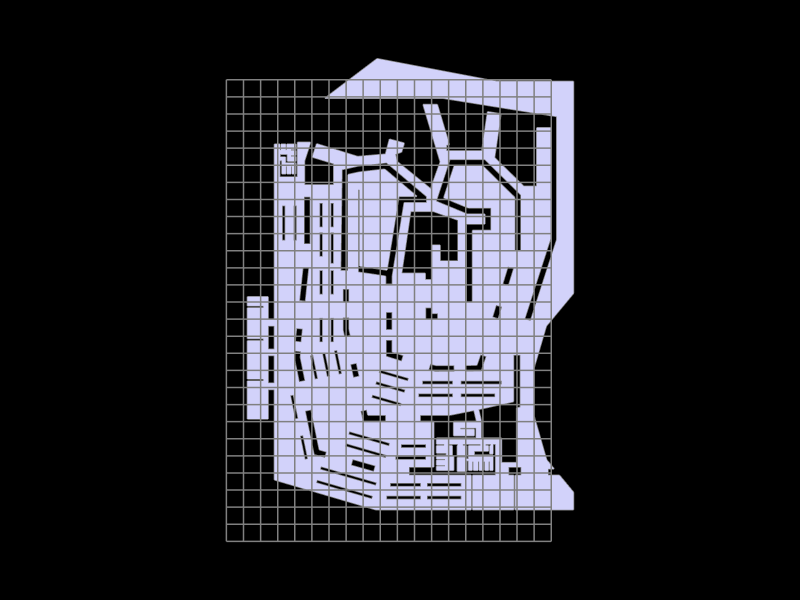

Notebook code cell kept with this figure:
### Markdown cell above
## 8. Show the geometry and the grid

### Code cell
Topology.Show(gallery, grid,
              camera=[0,0,6],
              faceColor=[210,210,250],
              faceOpacity=1,
              edgeColor="grey",
              edgeWidth=3,
              showVertices=False,
              backgroundColor="black",
              width=800,height=600,
              renderer = renderer)

### Figure 1 — Plotly figure (JSON) as saved in the notebook; plotly's stock layout.template omitted (floating-point values rounded to 4 significant figures; data arrays with more than 128 entries replaced by an {"elided": "..."} marker saying what was removed)
{"data": [{"hoverinfo": "text", "legendgroup": "2", "legendrank": 2, "line": {"color": "grey", "dash": "solid", "width": 3}, "marker": {"size": 0}, "mode": "lines", "name": "1: Untitled (Edges)", "showlegend": false, "text": "", "type": "scatter3d", "x": {"elided": "5088 float values"}, "y": {"elided": "5088 float values"}, "z": {"elided": "5088 int values"}}, {"cmax": 1, "cmin": 0, "color": "#D2D2FA", "colorscale": [[0, "#440154"], [0.1111, "#482878"], [0.2222, "#3e4989"], [0.3333, "#31688e"], [0.4444, "#26828e"], [0.5556, "#1f9e89"], [0.6667, "#35b779"], [0.7778, "#6ece58"], [0.8889, "#b5de2b"], [1, "#fde725"]], "flatshading": true, "hoverinfo": "text", "hovertext": "", "i": {"elided": "612 int values"}, "j": {"elided": "612 int values"}, "k": {"elided": "612 int values"}, "legendgroup": "3", "legendrank": 3, "lighting": {"facenormalsepsilon": 0}, "name": "1: Untitled (Faces)", "opacity": 1, "showlegend": false, "showscale": false, "text": "", "type": "mesh3d", "x": {"elided": "504 float values"}, "y": {"elided": "504 float values"}, "z": {"elided": "504 int values"}}, {"hoverinfo": "text", "legendgroup": "6", "legendrank": 6, "line": {"color": "grey", "dash": "solid", "width": 3}, "marker": {"size": 0}, "mode": "lines", "name": "2: Untitled (Edges)", "showlegend": false, "text": "", "type": "scatter3d", "x": {"elided": "144 int values"}, "y": {"elided": "144 int values"}, "z": {"elided": "144 int values"}}], "layout": {"autosize": true, "height": 600, "margin": {"b": 40, "l": 40, "r": 40, "t": 40}, "paper_bgcolor": "#000000", "plot_bgcolor": "#000000", "scene": {"aspectmode": "data", "camera": {"center": {"x": 0, "y": 0, "z": 0}, "eye": {"x": 0, "y": 0, "z": 6}, "projection": {"type": "perspective"}, "up": {"x": 0, "y": 1, "z": 0}}, "xaxis": {"visible": false}, "yaxis": {"visible": false}, "zaxis": {"visible": false}}, "showlegend": true, "width": 800, "xaxis": {"showgrid": false, "visible": false, "zeroline": false}, "yaxis": {"showgrid": false, "visible": false, "zeroline": false}}}
